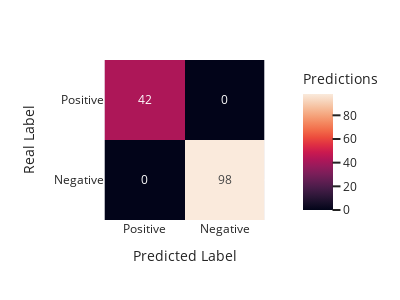

The notebook cell saved with this chart:
### Code cell
# model.load_state_dict(torch.load('models\LSTMHarmonic_weights_R3Currents.pth'))
print(conf_matrix_total)
metrics = conf_matrix_metrics(conf_matrix_total)
print_metrics(metrics)
plot_confusion_matrix(metrics)

### Figure 1 — Plotly figure (JSON) as saved in the notebook; plotly's stock layout.template omitted (floating-point values rounded to 4 significant figures)
{"data": [{"coloraxis": "coloraxis", "hovertemplate": "Predicted Label: %{x}<br>Real Label: %{y}<br>Predictions: %{z}<extra></extra>", "name": "0", "texttemplate": "%{z}", "type": "heatmap", "x": ["Positive", "Negative"], "xaxis": "x", "y": ["Positive", "Negative"], "yaxis": "y", "z": [[42, 0], [0, 98]]}], "layout": {"coloraxis": {"colorbar": {"title": {"text": "Predictions"}}, "colorscale": [[0, "rgb(2,4,25)"], [0.0625, "rgb(24,15,41)"], [0.125, "rgb(47,23,57)"], [0.1875, "rgb(71,28,72)"], [0.25, "rgb(97,30,82)"], [0.3125, "rgb(123,30,89)"], [0.375, "rgb(150,27,91)"], [0.4375, "rgb(177,22,88)"], [0.5, "rgb(203,26,79)"], [0.5625, "rgb(223,47,67)"], [0.625, "rgb(236,76,61)"], [0.6875, "rgb(242,107,73)"], [0.75, "rgb(244,135,95)"], [0.8125, "rgb(245,162,122)"], [0.875, "rgb(246,188,153)"], [0.9375, "rgb(247,212,187)"], [1, "rgb(250,234,220)"]]}, "height": 300, "margin": {"t": 60}, "width": 400, "xaxis": {"anchor": "y", "constrain": "domain", "domain": [0, 1], "scaleanchor": "y", "title": {"text": "Predicted Label"}}, "yaxis": {"anchor": "x", "autorange": "reversed", "constrain": "domain", "domain": [0, 1], "title": {"text": "Real Label"}}}}
